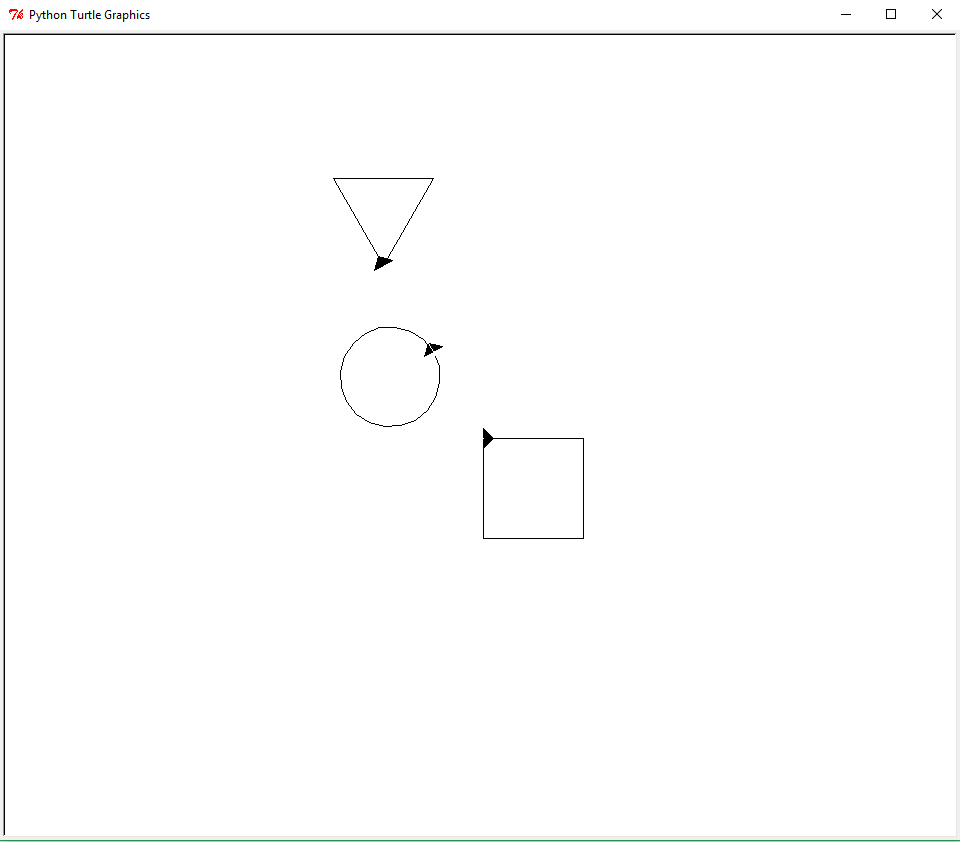

Generate this figure with Python:
import turtle

def draw_square() :
    brad = turtle.Turtle()
    brad.shape("arrow")
    brad.color("black")
    brad.speed(100)

    count = 0
    while count < 4 :
        brad.forward(100)
        brad.right(90)
        count = count + 1


def draw_circle() :
    brad = turtle.Turtle()
    brad.shape("arrow")
    brad.color("white")
    brad.speed(100)

    brad.left(120)
    brad.forward(100)
    brad.color("black")
    brad.circle(50)


def draw_triangle() :
    brad = turtle.Turtle()
    brad.shape("arrow")
    brad.color("white")
    brad.speed(100)

    brad.left(120)
    brad.forward(200)
    brad.color("black")

    count = 0
    while count < 3 :
        brad.forward(100)
        brad.right(120)
        count = count + 1


window = turtle.Screen()
    
draw_square()
draw_circle()
draw_triangle()
        
window.exitonclick()
